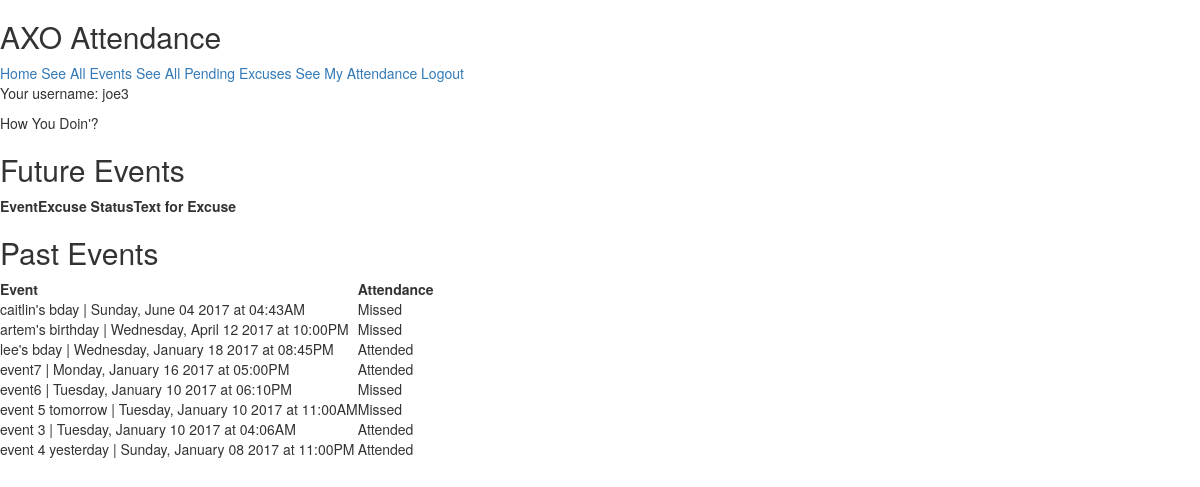
Page /attendance/sister/ (signed in) on the earlier database version.
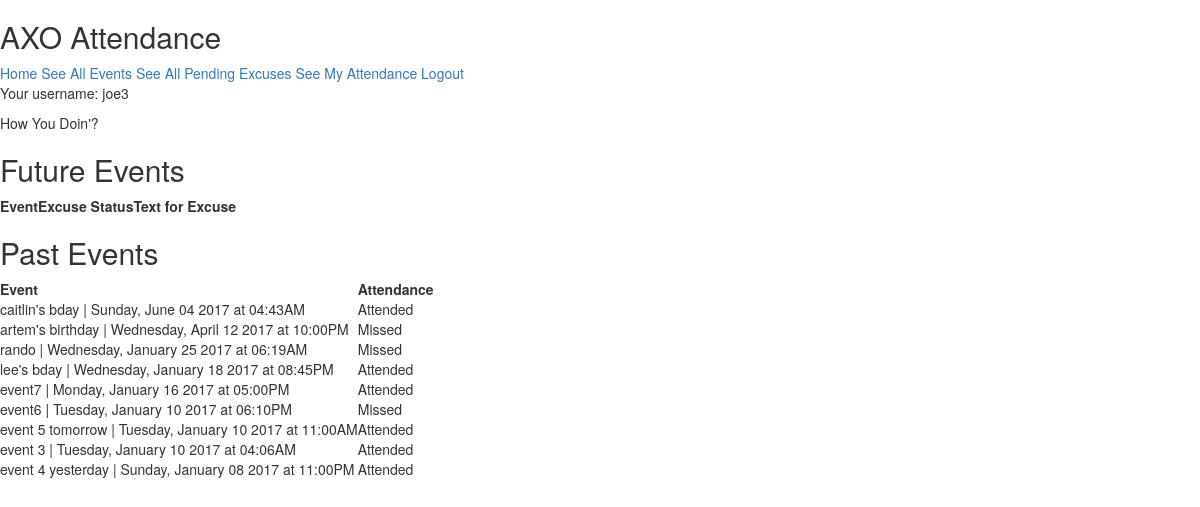
Same page on the later database version.
### attendance/models.py (models this page shows)
@python_2_unicode_compatible
class Event(models.Model):
  VALUE_OF_EXCUSED_ABSENCE = .75
  name = models.CharField(max_length=200)
  date = models.DateTimeField()
  is_mandatory = models.BooleanField(default=False)
  is_activated = models.BooleanField(default=False)
  required_sisters = models.ManyToManyField(Sister, blank=True, related_name='sisters_required')
  sisters_attended = models.ManyToManyField(Sister, blank=True, related_name='Attendees')
  sisters_excused = models.ManyToManyField(Sister, blank=True, related_name='sisters_excused')
  points = models.IntegerField(default=10)
  def __str__(self):
    formatted_date = self.date.strftime("%A, %B %d %Y at %I:%M%p")
    return self.name + " | " + formatted_date

### attendance/views.py (the view, shortened to what this page needs)
@login_required
def personal_record(request):
  sister = get_sister(request)
  time_threshold = timezone.now()
  past_events = Event.objects.filter(date__lte=time_threshold).order_by('-date')
  future_events = Event.objects.filter(date__gt=time_threshold).order_by('-date')
  future_events_and_excuses = []
  context = {
    'sister': sister,
    'past_events': past_events,
    'future_events_and_excuses': future_events_and_excuses,
  }
  return render(request, 'attendance/personal_record.html', context)

### attendance/views.py (called while the page is built)
def get_context(request):
  context = {}
  context['user'] = request.user
  if request.user.is_authenticated():
    try:
      context['sister'] = Sister.objects.get(user=request.user)
    except:
      pass
  return context

def get_sister(request):
  context = get_context(request)
  if context['sister']:
    return context['sister']
  else:
    return None

### attendance/templates/attendance/personal_record.html (shortened to what this page needs)
{% extends "attendance/base.html" %}
{% block content %}
<p> How You Doin'? </p>
<h2> Future Events </h2>
<table>
  <tr>
    <th> Event </th>
    <th> Excuse Status </th>
    <th> Text for Excuse </th>
  </tr>
</table>
<h2> Past Events </h2>
<table>
  <tr>
    <th> Event </th>
    <th> Attendance </th>
  </tr>
{% for event in past_events %}
  <tr>
    <td> {{ event }} </td>
    {% if sister in event.sisters_attended.all %}
      <td> Attended </td>
    {% elif sister in event.sisters_excused.all %}
      <td> Excused </td>
    {% else %}
      <td> Missed </td>
    {% endif %}
  </tr>
{% endfor %}
</table>
{% endblock content %}

Differences in the rows shown:
computed for Event "caitlin's bday | Sunday, June 04 2017 at 04:43AM": text "Missed" → "Attended"
added Event: date+name "rando | Wednesday, January 25 2017 at 06:19AM", shows "Missed"
computed for Event "event 5 tomorrow | Tuesday, January 10 2017 at 11:00AM": text "Missed" → "Attended"
